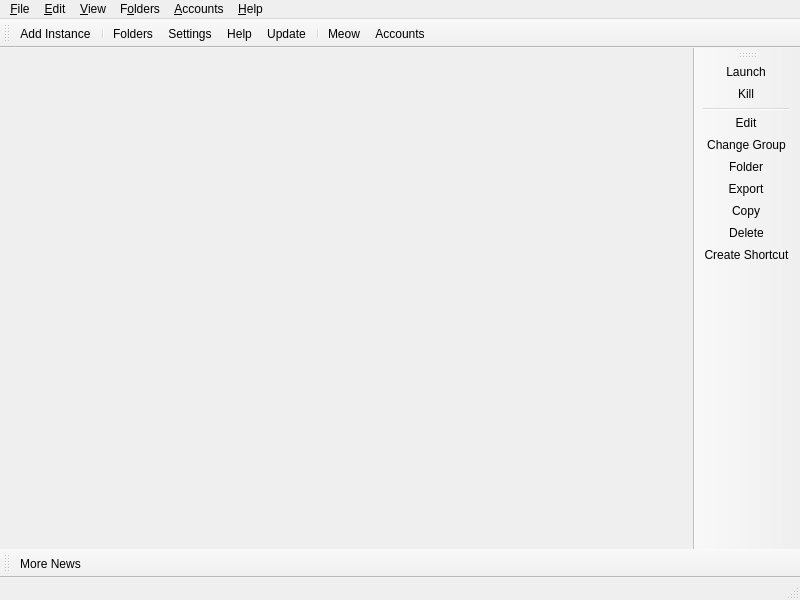
<?xml version="1.0" encoding="UTF-8"?>
<ui version="4.0">
 <class>MainWindow</class>
 <widget class="QMainWindow" name="MainWindow">
  <property name="geometry">
   <rect>
    <x>0</x>
    <y>0</y>
    <width>800</width>
    <height>600</height>
   </rect>
  </property>
  <widget class="QWidget" name="centralWidget">
   <layout class="QHBoxLayout" name="horizontalLayout">
    <property name="spacing">
     <number>0</number>
    </property>
    <property name="leftMargin">
     <number>0</number>
    </property>
    <property name="topMargin">
     <number>0</number>
    </property>
    <property name="rightMargin">
     <number>0</number>
    </property>
    <property name="bottomMargin">
     <number>0</number>
    </property>
   </layout>
  </widget>
  <widget class="QStatusBar" name="statusBar"/>
  <widget class="QToolBar" name="mainToolBar">
   <property name="windowTitle">
    <string>Main Toolbar</string>
   </property>
   <property name="allowedAreas">
    <set>Qt::BottomToolBarArea|Qt::TopToolBarArea</set>
   </property>
   <property name="toolButtonStyle">
    <enum>Qt::ToolButtonTextBesideIcon</enum>
   </property>
   <property name="floatable">
    <bool>false</bool>
   </property>
   <attribute name="toolBarArea">
    <enum>TopToolBarArea</enum>
   </attribute>
   <attribute name="toolBarBreak">
    <bool>false</bool>
   </attribute>
   <addaction name="actionAddInstance"/>
   <addaction name="separator"/>
   <addaction name="actionFoldersButton"/>
   <addaction name="actionSettings"/>
   <addaction name="actionHelpButton"/>
   <addaction name="actionCheckUpdate"/>
   <addaction name="separator"/>
   <addaction name="actionCAT"/>
   <addaction name="actionAccountsButton"/>
  </widget>
  <widget class="QToolBar" name="newsToolBar">
   <property name="windowTitle">
    <string>News Toolbar</string>
   </property>
   <property name="allowedAreas">
    <set>Qt::BottomToolBarArea|Qt::TopToolBarArea</set>
   </property>
   <property name="iconSize">
    <size>
     <width>16</width>
     <height>16</height>
    </size>
   </property>
   <property name="toolButtonStyle">
    <enum>Qt::ToolButtonTextBesideIcon</enum>
   </property>
   <property name="floatable">
    <bool>false</bool>
   </property>
   <attribute name="toolBarArea">
    <enum>BottomToolBarArea</enum>
   </attribute>
   <attribute name="toolBarBreak">
    <bool>false</bool>
   </attribute>
   <addaction name="actionMoreNews"/>
  </widget>
  <widget class="WideBar" name="instanceToolBar">
   <property name="windowTitle">
    <string>Instance Toolbar</string>
   </property>
   <property name="allowedAreas">
    <set>Qt::LeftToolBarArea|Qt::RightToolBarArea</set>
   </property>
   <property name="iconSize">
    <size>
     <width>16</width>
     <height>16</height>
    </size>
   </property>
   <property name="toolButtonStyle">
    <enum>Qt::ToolButtonTextBesideIcon</enum>
   </property>
   <property name="floatable">
    <bool>false</bool>
   </property>
   <property name="useDefaultAction" stdset="0">
    <bool>true</bool>
   </property>
   <attribute name="toolBarArea">
    <enum>RightToolBarArea</enum>
   </attribute>
   <attribute name="toolBarBreak">
    <bool>false</bool>
   </attribute>
   <addaction name="actionLaunchInstance"/>
   <addaction name="actionKillInstance"/>
   <addaction name="separator"/>
   <addaction name="actionEditInstance"/>
   <addaction name="actionChangeInstGroup"/>
   <addaction name="actionViewSelectedInstFolder"/>
   <addaction name="actionExportInstance"/>
   <addaction name="actionCopyInstance"/>
   <addaction name="actionDeleteInstance"/>
   <addaction name="actionCreateInstanceShortcut"/>
  </widget>
  <widget class="QMenuBar" name="menuBar">
   <property name="geometry">
    <rect>
     <x>0</x>
     <y>0</y>
     <width>800</width>
     <height>22</height>
    </rect>
   </property>
   <widget class="QMenu" name="fileMenu">
    <property name="title">
     <string>&amp;File</string>
    </property>
    <property name="toolTipsVisible">
     <bool>true</bool>
    </property>
    <addaction name="actionAddInstance"/>
    <addaction name="separator"/>
    <addaction name="actionLaunchInstance"/>
    <addaction name="actionKillInstance"/>
    <addaction name="separator"/>
    <addaction name="actionEditInstance"/>
    <addaction name="actionChangeInstGroup"/>
    <addaction name="actionViewSelectedInstFolder"/>
    <addaction name="actionExportInstance"/>
    <addaction name="actionCopyInstance"/>
    <addaction name="actionDeleteInstance"/>
    <addaction name="actionCreateInstanceShortcut"/>
    <addaction name="separator"/>
    <addaction name="actionSettings"/>
    <addaction name="actionCloseWindow"/>
   </widget>
   <widget class="QMenu" name="editMenu">
    <property name="title">
     <string>&amp;Edit</string>
    </property>
    <property name="toolTipsVisible">
     <bool>true</bool>
    </property>
    <addaction name="actionUndoTrashInstance"/>
   </widget>
   <widget class="QMenu" name="viewMenu">
    <property name="title">
     <string>&amp;View</string>
    </property>
    <property name="toolTipsVisible">
     <bool>true</bool>
    </property>
    <addaction name="actionChangeTheme"/>
    <addaction name="separator"/>
    <addaction name="actionCAT"/>
    <addaction name="actionToggleStatusBar"/>
    <addaction name="actionLockToolbars"/>
    <addaction name="separator"/>
   </widget>
   <widget class="QMenu" name="foldersMenu">
    <property name="title">
     <string>F&amp;olders</string>
    </property>
    <property name="toolTipsVisible">
     <bool>true</bool>
    </property>
    <addaction name="actionViewLauncherRootFolder"/>
    <addaction name="separator"/>
    <addaction name="actionViewInstanceFolder"/>
    <addaction name="actionViewCentralModsFolder"/>
    <addaction name="actionViewSkinsFolder"/>
    <addaction name="actionViewJavaFolder"/>
    <addaction name="separator"/>
    <addaction name="actionViewIconThemeFolder"/>
    <addaction name="actionViewWidgetThemeFolder"/>
    <addaction name="actionViewCatPackFolder"/>
    <addaction name="actionViewIconsFolder"/>
    <addaction name="separator"/>
    <addaction name="actionViewLogsFolder"/>
   </widget>
   <widget class="QMenu" name="accountsMenu">
    <property name="title">
     <string>&amp;Accounts</string>
    </property>
   </widget>
   <widget class="QMenu" name="helpMenu">
    <property name="title">
     <string>&amp;Help</string>
    </property>
    <property name="toolTipsVisible">
     <bool>true</bool>
    </property>
    <addaction name="actionClearMetadata"/>
    <addaction name="actionReportBug"/>
    <addaction name="actionViewLog"/>
    <addaction name="actionAddToPATH"/>
    <addaction name="separator"/>
    <addaction name="actionMATRIX"/>
    <addaction name="actionDISCORD"/>
    <addaction name="actionREDDIT"/>
    <addaction name="separator"/>
    <addaction name="actionMoreNews"/>
    <addaction name="actionCheckUpdate"/>
    <addaction name="actionOpenWiki"/>
    <addaction name="actionAbout"/>
   </widget>
   <addaction name="fileMenu"/>
   <addaction name="editMenu"/>
   <addaction name="viewMenu"/>
   <addaction name="foldersMenu"/>
   <addaction name="accountsMenu"/>
   <addaction name="helpMenu"/>
  </widget>
  <action name="actionMoreNews">
   <property name="icon">
    <iconset theme="news"/>
   </property>
   <property name="text">
    <string>More News...</string>
   </property>
   <property name="toolTip">
    <string>Open the development blog to read more news about %1.</string>
   </property>
  </action>
  <action name="actionCAT">
   <property name="checkable">
    <bool>true</bool>
   </property>
   <property name="icon">
    <iconset theme="cat"/>
   </property>
   <property name="text">
    <string>&amp;Meow</string>
   </property>
   <property name="toolTip">
    <string>It's a fluffy kitty :3</string>
   </property>
  </action>
  <action name="actionToggleStatusBar">
   <property name="checkable">
    <bool>true</bool>
   </property>
   <property name="text">
    <string>Status Bar</string>
   </property>
  </action>
  <action name="actionLockToolbars">
   <property name="checkable">
    <bool>true</bool>
   </property>
   <property name="text">
    <string>Lock Toolbars</string>
   </property>
  </action>
  <action name="actionUndoTrashInstance">
   <property name="enabled">
    <bool>false</bool>
   </property>
   <property name="text">
    <string>&amp;Undo Last Instance Deletion</string>
   </property>
  </action>
  <action name="actionAddInstance">
   <property name="icon">
    <iconset theme="new"/>
   </property>
   <property name="text">
    <string>Add Instanc&amp;e...</string>
   </property>
   <property name="toolTip">
    <string>Add a new instance.</string>
   </property>
  </action>
  <action name="actionCheckUpdate">
   <property name="icon">
    <iconset theme="checkupdate"/>
   </property>
   <property name="text">
    <string>&amp;Update...</string>
   </property>
   <property name="toolTip">
    <string>Check for new updates for %1.</string>
   </property>
   <property name="menuRole">
    <enum>QAction::ApplicationSpecificRole</enum>
   </property>
  </action>
  <action name="actionSettings">
   <property name="icon">
    <iconset theme="settings"/>
   </property>
   <property name="text">
    <string>Setti&amp;ngs...</string>
   </property>
   <property name="toolTip">
    <string>Change settings.</string>
   </property>
   <property name="menuRole">
    <enum>QAction::PreferencesRole</enum>
   </property>
  </action>
  <action name="actionManageAccounts">
   <property name="icon">
    <iconset theme="accounts"/>
   </property>
   <property name="text">
    <string>&amp;Manage Accounts...</string>
   </property>
  </action>
  <action name="actionLaunchInstance">
   <property name="icon">
    <iconset theme="launch"/>
   </property>
   <property name="text">
    <string>&amp;Launch</string>
   </property>
   <property name="toolTip">
    <string>Launch the selected instance.</string>
   </property>
  </action>
  <action name="actionKillInstance">
   <property name="icon">
    <iconset theme="status-bad"/>
   </property>
   <property name="text">
    <string>&amp;Kill</string>
   </property>
   <property name="toolTip">
    <string>Kill the running instance.</string>
   </property>
   <property name="shortcut">
    <string>Ctrl+K</string>
   </property>
  </action>
  <action name="actionRenameInstance">
   <property name="icon">
    <iconset theme="rename"/>
   </property>
   <property name="text">
    <string>Rename</string>
   </property>
   <property name="toolTip">
    <string>Rename the selected instance.</string>
   </property>
  </action>
  <action name="actionChangeInstGroup">
   <property name="icon">
    <iconset theme="tag"/>
   </property>
   <property name="text">
    <string>&amp;Change Group...</string>
   </property>
   <property name="toolTip">
    <string>Change the selected instance's group.</string>
   </property>
   <property name="shortcut">
    <string>Ctrl+G</string>
   </property>
  </action>
  <action name="actionChangeInstIcon">
   <property name="text">
    <string>Change Icon</string>
   </property>
   <property name="toolTip">
    <string>Change the selected instance's icon.</string>
   </property>
  </action>
  <action name="actionEditInstance">
   <property name="icon">
    <iconset theme="settings"/>
   </property>
   <property name="text">
    <string>&amp;Edit...</string>
   </property>
   <property name="toolTip">
    <string>Change the instance settings, mods and versions.</string>
   </property>
   <property name="shortcut">
    <string>Ctrl+I</string>
   </property>
  </action>
  <action name="actionViewSelectedInstFolder">
   <property name="icon">
    <iconset theme="viewfolder"/>
   </property>
   <property name="text">
    <string>&amp;Folder</string>
   </property>
   <property name="toolTip">
    <string>Open the selected instance's root folder in a file browser.</string>
   </property>
  </action>
  <action name="actionDeleteInstance">
   <property name="icon">
    <iconset theme="delete"/>
   </property>
   <property name="text">
    <string>Dele&amp;te</string>
   </property>
   <property name="toolTip">
    <string>Delete the selected instance.</string>
   </property>
   <property name="autoRepeat">
    <bool>false</bool>
   </property>
  </action>
  <action name="actionCopyInstance">
   <property name="icon">
    <iconset theme="copy"/>
   </property>
   <property name="text">
    <string>Cop&amp;y...</string>
   </property>
   <property name="toolTip">
    <string>Copy the selected instance.</string>
   </property>
   <property name="shortcut">
    <string>Ctrl+D</string>
   </property>
  </action>
  <action name="actionExportInstance">
   <property name="icon">
    <iconset theme="export"/>
   </property>
   <property name="text">
    <string>E&amp;xport...</string>
   </property>
   <property name="toolTip">
    <string>Export the selected instance to supported formats.</string>
   </property>
  </action>
  <action name="actionExportInstanceZip">
   <property name="icon">
    <iconset theme="launcher"/>
   </property>
   <property name="text">
    <string>Amethyst Launcher (zip)</string>
   </property>
  </action>
  <action name="actionExportInstanceMrPack">
   <property name="icon">
    <iconset theme="modrinth"/>
   </property>
   <property name="text">
    <string>Modrinth (mrpack)</string>
   </property>
  </action>
  <action name="actionExportInstanceFlamePack">
   <property name="icon">
    <iconset theme="flame"/>
   </property>
   <property name="text">
    <string>CurseForge (zip)</string>
   </property>
  </action>
  <action name="actionCreateInstanceShortcut">
   <property name="icon">
    <iconset theme="shortcut"/>
   </property>
   <property name="text">
    <string>Create Shortcut</string>
   </property>
   <property name="toolTip">
    <string>Creates a shortcut on a selected folder to launch the selected instance.</string>
   </property>
  </action>
  <action name="actionNoAccountsAdded">
   <property name="icon">
    <iconset theme="noaccount"/>
   </property>
   <property name="text">
    <string>No accounts added!</string>
   </property>
  </action>
  <action name="actionNoDefaultAccount">
   <property name="checkable">
    <bool>true</bool>
   </property>
   <property name="icon">
    <iconset theme="noaccount"/>
   </property>
   <property name="text">
    <string>No Default Account</string>
   </property>
   <property name="shortcut">
    <string>Ctrl+0</string>
   </property>
  </action>
  <action name="actionCloseWindow">
   <property name="icon">
    <iconset theme="status-bad"/>
   </property>
   <property name="text">
    <string>Close &amp;Window</string>
   </property>
   <property name="toolTip">
    <string>Close the current window</string>
   </property>
   <property name="menuRole">
    <enum>QAction::QuitRole</enum>
   </property>
  </action>
  <action name="actionViewInstanceFolder">
   <property name="icon">
    <iconset theme="viewfolder"/>
   </property>
   <property name="text">
    <string>&amp;Instances</string>
   </property>
   <property name="toolTip">
    <string>Open the instances folder in a file browser.</string>
   </property>
  </action>
  <action name="actionViewLauncherRootFolder">
   <property name="icon">
    <iconset theme="viewfolder"/>
   </property>
   <property name="text">
    <string>Launcher &amp;Root</string>
   </property>
   <property name="toolTip">
    <string>Open the launcher's root folder in a file browser.</string>
   </property>
  </action>
  <action name="actionViewCentralModsFolder">
   <property name="icon">
    <iconset theme="centralmods"/>
   </property>
   <property name="text">
    <string>&amp;Central Mods</string>
   </property>
   <property name="toolTip">
    <string>Open the central mods folder in a file browser.</string>
   </property>
  </action>
  <action name="actionViewSkinsFolder">
   <property name="icon">
    <iconset theme="viewfolder"/>
   </property>
   <property name="text">
    <string>&amp;Skins</string>
   </property>
   <property name="toolTip">
    <string>Open the skins folder in a file browser.</string>
   </property>
  </action>
  <action name="actionViewIconsFolder">
   <property name="icon">
    <iconset theme="viewfolder"/>
   </property>
   <property name="text">
    <string>Instance Icons</string>
   </property>
   <property name="toolTip">
    <string>Open the instance icons folder in a file browser.</string>
   </property>
  </action>
  <action name="actionViewLogsFolder">
   <property name="icon">
    <iconset theme="viewfolder"/>
   </property>
   <property name="text">
    <string>Logs</string>
   </property>
   <property name="toolTip">
    <string>Open the logs folder in a file browser.</string>
   </property>
  </action>
  <action name="actionChangeTheme">
   <property name="text">
    <string>Themes</string>
   </property>
  </action>
  <action name="actionReportBug">
   <property name="icon">
    <iconset theme="bug"/>
   </property>
   <property name="text">
    <string>Report a Bug or Suggest a Feature</string>
   </property>
   <property name="toolTip">
    <string>Open the bug tracker to report a bug with %1.</string>
   </property>
  </action>
  <action name="actionDISCORD">
   <property name="icon">
    <iconset theme="discord"/>
   </property>
   <property name="text">
    <string>&amp;Discord Guild</string>
   </property>
   <property name="toolTip">
    <string>Open %1 Discord guild.</string>
   </property>
  </action>
  <action name="actionMATRIX">
   <property name="icon">
    <iconset theme="matrix"/>
   </property>
   <property name="text">
    <string>&amp;Matrix Space</string>
   </property>
   <property name="toolTip">
    <string>Open %1 Matrix space.</string>
   </property>
  </action>
  <action name="actionREDDIT">
   <property name="icon">
    <iconset theme="reddit-alien"/>
   </property>
   <property name="text">
    <string>Sub&amp;reddit</string>
   </property>
   <property name="toolTip">
    <string>Open %1 subreddit.</string>
   </property>
  </action>
  <action name="actionAbout">
   <property name="icon">
    <iconset theme="about"/>
   </property>
   <property name="text">
    <string>&amp;About %1</string>
   </property>
   <property name="toolTip">
    <string>View information about %1.</string>
   </property>
   <property name="menuRole">
    <enum>QAction::AboutRole</enum>
   </property>
  </action>
  <action name="actionClearMetadata">
   <property name="icon">
    <iconset theme="refresh"/>
   </property>
   <property name="text">
    <string>&amp;Clear Metadata Cache</string>
   </property>
   <property name="toolTip">
    <string>Clear cached metadata</string>
   </property>
  </action>
  <action name="actionViewLog">
   <property name="icon">
    <iconset theme="log">
     <normaloff>.</normaloff>.</iconset>
   </property>
   <property name="text">
    <string>View logs</string>
   </property>
   <property name="toolTip">
    <string>View current and previous launcher logs</string>
   </property>
  </action>
  <action name="actionAddToPATH">
   <property name="icon">
    <iconset theme="custom-commands"/>
   </property>
   <property name="text">
    <string>Install to &amp;PATH</string>
   </property>
   <property name="toolTip">
    <string>Install a %1 symlink to /usr/local/bin</string>
   </property>
  </action>
  <action name="actionFoldersButton">
   <property name="icon">
    <iconset theme="viewfolder"/>
   </property>
   <property name="text">
    <string>Folders</string>
   </property>
   <property name="toolTip">
    <string>Open one of the folders shared between instances.</string>
   </property>
  </action>
  <action name="actionHelpButton">
   <property name="icon">
    <iconset theme="help"/>
   </property>
   <property name="text">
    <string>Help</string>
   </property>
   <property name="toolTip">
    <string>Get help with %1 or Minecraft.</string>
   </property>
  </action>
  <action name="actionAccountsButton">
   <property name="icon">
    <iconset theme="noaccount"/>
   </property>
   <property name="text">
    <string>Accounts</string>
   </property>
  </action>
  <action name="actionOpenWiki">
   <property name="icon">
    <iconset theme="help"/>
   </property>
   <property name="text">
    <string>%1 &amp;Help</string>
   </property>
   <property name="toolTip">
    <string>Open the %1 wiki</string>
   </property>
  </action>
  <action name="actionViewWidgetThemeFolder">
   <property name="icon">
    <iconset theme="viewfolder"/>
   </property>
   <property name="text">
    <string>&amp;Widget Themes</string>
   </property>
   <property name="toolTip">
    <string>Open the widget themes folder in a file browser.</string>
   </property>
  </action>
  <action name="actionViewIconThemeFolder">
   <property name="icon">
    <iconset theme="viewfolder"/>
   </property>
   <property name="text">
    <string>I&amp;con Theme</string>
   </property>
   <property name="toolTip">
    <string>Open the icon theme folder in a file browser.</string>
   </property>
  </action>
  <action name="actionViewCatPackFolder">
   <property name="icon">
    <iconset theme="viewfolder"/>
   </property>
   <property name="text">
    <string>Cat Packs</string>
   </property>
   <property name="toolTip">
    <string>Open the cat packs folder in a file browser.</string>
   </property>
  </action>
  <action name="actionViewJavaFolder">
   <property name="icon">
    <iconset theme="viewfolder"/>
   </property>
   <property name="text">
    <string>Java</string>
   </property>
   <property name="toolTip">
    <string>Open the Java folder in a file browser. Only available if the built-in Java downloader is used.</string>
   </property>
  </action>
 </widget>
 <customwidgets>
  <customwidget>
   <class>WideBar</class>
   <extends>QToolBar</extends>
   <header>ui/widgets/WideBar.h</header>
  </customwidget>
 </customwidgets>
 <resources/>
 <connections/>
</ui>
